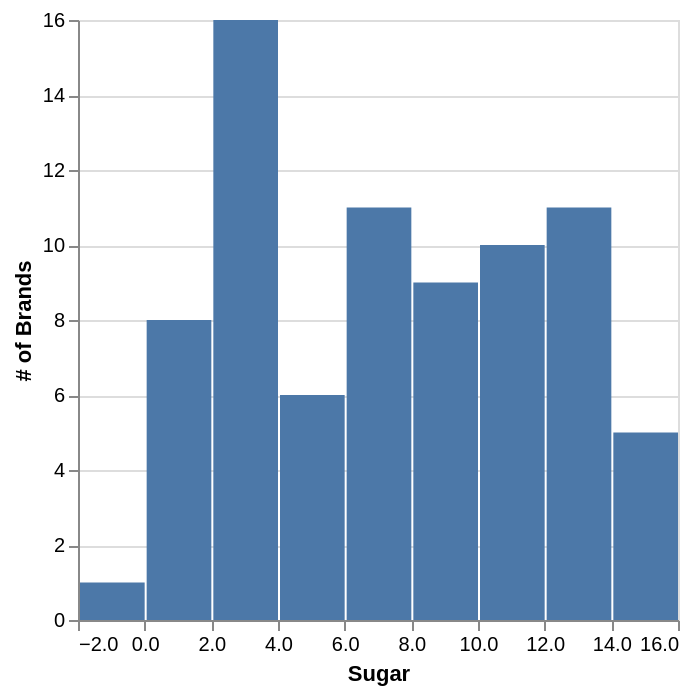

Notebook code cell kept with this figure:
### Markdown cell above
### Sugar Distribution

Marketing tells us that their surveys have revealed that sugar content is the number one concern of consumers when choosing cereal.

They would like to see the following visualizations:

*  A histogram plot of the sugar content in all cereals.

* A scatter plot showing the relationship between sugar and calories.

* A box plot showing the distribution of sugar content by manufacturer.

### Code cell
# Create the three visualzations requested by the the marketing team
histogram = alt.Chart(data).mark_bar().encode(
    alt.X('sugars', bin=True, title='Sugar'),
    alt.Y('count()', title='# of Brands')
)
histogram

### Figure 1 — Vega-Lite specification as saved in the notebook (floating-point values rounded to 4 significant figures)
{"config": {"view": {"continuousWidth": 300, "continuousHeight": 300}}, "data": {"name": "data-8095abcbe67721b7ef5e577e0dbfaae6"}, "mark": {"type": "bar"}, "encoding": {"x": {"bin": true, "field": "sugars", "title": "Sugar", "type": "quantitative"}, "y": {"aggregate": "count", "title": "# of Brands", "type": "quantitative"}}, "$schema": "https://vega.github.io/schema/vega-lite/v5.20.1.json", "datasets": {"data-8095abcbe67721b7ef5e577e0dbfaae6": [{"name": "100% Bran", "mfr": "N", "type": "C", "calories": 70, "protein": 4, "fat": 1, "sodium": 130, "fiber": 10.0, "carbo": 5.0, "sugars": 6, "potass": 280, "vitamins": 25, "shelf": 3, "weight": 1.0, "cups": 0.33, "rating": 68.4, "fullmfr": "Nabisco"}, {"name": "100% Natural Bran", "mfr": "Q", "type": "C", "calories": 120, "protein": 3, "fat": 5, "sodium": 15, "fiber": 2.0, "carbo": 8.0, "sugars": 8, "potass": 135, "vitamins": 0, "shelf": 3, "weight": 1.0, "cups": 1.0, "rating": 33.98, "fullmfr": "Quaker Oats"}, {"name": "All-Bran", "mfr": "K", "type": "C", "calories": 70, "protein": 4, "fat": 1, "sodium": 260, "fiber": 9.0, "carbo": 7.0, "sugars": 5, "potass": 320, "vitamins": 25, "shelf": 3, "weight": 1.0, "cups": 0.33, "rating": 59.43, "fullmfr": "Kelloggs"}, {"name": "All-Bran with Extra Fiber", "mfr": "K", "type": "C", "calories": 50, "protein": 4, "fat": 0, "sodium": 140, "fiber": 14.0, "carbo": 8.0, "sugars": 0, "potass": 330, "vitamins": 25, "shelf": 3, "weight": 1.0, "cups": 0.5, "rating": 93.7, "fullmfr": "Kelloggs"}, {"name": "Almond Delight", "mfr": "R", "type": "C", "calories": 110, "protein": 2, "fat": 2, "sodium": 200, "fiber": 1.0, "carbo": 14.0, "sugars": 8, "potass": -1, "vitamins": 25, "shelf": 3, "weight": 1.0, "cups": 0.75, "rating": 34.38, "fullmfr": "Ralston Purina"}, {"name": "Apple Cinnamon Cheerios", "mfr": "G", "type": "C", "calories": 110, "protein": 2, "fat": 2, "sodium": 180, "fiber": 1.5, "carbo": 10.5, "sugars": 10, "potass": 70, "vitamins": 25, "shelf": 1, "weight": 1.0, "cups": 0.75, "rating": 29.51, "fullmfr": "General Mills"}, {"name": "Apple Jacks", "mfr": "K", "type": "C", "calories": 110, "protein": 2, "fat": 0, "sodium": 125, "fiber": 1.0, "carbo": 11.0, "sugars": 14, "potass": 30, "vitamins": 25, "shelf": 2, "weight": 1.0, "cups": 1.0, "rating": 33.17, "fullmfr": "Kelloggs"}, {"name": "Basic 4", "mfr": "G", "type": "C", "calories": 130, "protein": 3, "fat": 2, "sodium": 210, "fiber": 2.0, "carbo": 18.0, "sugars": 8, "potass": 100, "vitamins": 25, "shelf": 3, "weight": 1.33, "cups": 0.75, "rating": 37.04, "fullmfr": "General Mills"}, {"name": "Bran Chex", "mfr": "R", "type": "C", "calories": 90, "protein": 2, "fat": 1, "sodium": 200, "fiber": 4.0, "carbo": 15.0, "sugars": 6, "potass": 125, "vitamins": 25, "shelf": 1, "weight": 1.0, "cups": 0.67, "rating": 49.12, "fullmfr": "Ralston Purina"}, {"name": "Bran Flakes", "mfr": "P", "type": "C", "calories": 90, "protein": 3, "fat": 0, "sodium": 210, "fiber": 5.0, "carbo": 13.0, "sugars": 5, "potass": 190, "vitamins": 25, "shelf": 3, "weight": 1.0, "cups": 0.67, "rating": 53.31, "fullmfr": "Post"}, {"name": "Cap'n'Crunch", "mfr": "Q", "type": "C", "calories": 120, "protein": 1, "fat": 2, "sodium": 220, "fiber": 0.0, "carbo": 12.0, "sugars": 12, "potass": 35, "vitamins": 25, "shelf": 2, "weight": 1.0, "cups": 0.75, "rating": 18.04, "fullmfr": "Quaker Oats"}, {"name": "Cheerios", "mfr": "G", "type": "C", "calories": 110, "protein": 6, "fat": 2, "sodium": 290, "fiber": 2.0, "carbo": 17.0, "sugars": 1, "potass": 105, "vitamins": 25, "shelf": 1, "weight": 1.0, "cups": 1.25, "rating": 50.76, "fullmfr": "General Mills"}, {"name": "Cinnamon Toast Crunch", "mfr": "G", "type": "C", "calories": 120, "protein": 1, "fat": 3, "sodium": 210, "fiber": 0.0, "carbo": 13.0, "sugars": 9, "potass": 45, "vitamins": 25, "shelf": 2, "weight": 1.0, "cups": 0.75, "rating": 19.82, "fullmfr": "General Mills"}, {"name": "Clusters", "mfr": "G", "type": "C", "calories": 110, "protein": 3, "fat": 2, "sodium": 140, "fiber": 2.0, "carbo": 13.0, "sugars": 7, "potass": 105, "vitamins": 25, "shelf": 3, "weight": 1.0, "cups": 0.5, "rating": 40.4, "fullmfr": "General Mills"}, {"name": "Cocoa Puffs", "mfr": "G", "type": "C", "calories": 110, "protein": 1, "fat": 1, "sodium": 180, "fiber": 0.0, "carbo": 12.0, "sugars": 13, "potass": 55, "vitamins": 25, "shelf": 2, "weight": 1.0, "cups": 1.0, "rating": 22.74, "fullmfr": "General Mills"}, {"name": "Corn Chex", "mfr": "R", "type": "C", "calories": 110, "protein": 2, "fat": 0, "sodium": 280, "fiber": 0.0, "carbo": 22.0, "sugars": 3, "potass": 25, "vitamins": 25, "shelf": 1, "weight": 1.0, "cups": 1.0, "rating": 41.45, "fullmfr": "Ralston Purina"}, {"name": "Corn Flakes", "mfr": "K", "type": "C", "calories": 100, "protein": 2, "fat": 0, "sodium": 290, "fiber": 1.0, "carbo": 21.0, "sugars": 2, "potass": 35, "vitamins": 25, "shelf": 1, "weight": 1.0, "cups": 1.0, "rating": 45.86, "fullmfr": "Kelloggs"}, {"name": "Corn Pops", "mfr": "K", "type": "C", "calories": 110, "protein": 1, "fat": 0, "sodium": 90, "fiber": 1.0, "carbo": 13.0, "sugars": 12, "potass": 20, "vitamins": 25, "shelf": 2, "weight": 1.0, "cups": 1.0, "rating": 35.78, "fullmfr": "Kelloggs"}, {"name": "Count Chocula", "mfr": "G", "type": "C", "calories": 110, "protein": 1, "fat": 1, "sodium": 180, "fiber": 0.0, "carbo": 12.0, "sugars": 13, "potass": 65, "vitamins": 25, "shelf": 2, "weight": 1.0, "cups": 1.0, "rating": 22.4, "fullmfr": "General Mills"}, {"name": "Cracklin' Oat Bran", "mfr": "K", "type": "C", "calories": 110, "protein": 3, "fat": 3, "sodium": 140, "fiber": 4.0, "carbo": 10.0, "sugars": 7, "potass": 160, "vitamins": 25, "shelf": 3, "weight": 1.0, "cups": 0.5, "rating": 40.45, "fullmfr": "Kelloggs"}, {"name": "Cream of Wheat (Quick)", "mfr": "N", "type": "H", "calories": 100, "protein": 3, "fat": 0, "sodium": 80, "fiber": 1.0, "carbo": 21.0, "sugars": 0, "potass": -1, "vitamins": 0, "shelf": 2, "weight": 1.0, "cups": 1.0, "rating": 64.53, "fullmfr": "Nabisco"}, {"name": "Crispix", "mfr": "K", "type": "C", "calories": 110, "protein": 2, "fat": 0, "sodium": 220, "fiber": 1.0, "carbo": 21.0, "sugars": 3, "potass": 30, "vitamins": 25, "shelf": 3, "weight": 1.0, "cups": 1.0, "rating": 46.9, "fullmfr": "Kelloggs"}, {"name": "Crispy Wheat & Raisins", "mfr": "G", "type": "C", "calories": 100, "protein": 2, "fat": 1, "sodium": 140, "fiber": 2.0, "carbo": 11.0, "sugars": 10, "potass": 120, "vitamins": 25, "shelf": 3, "weight": 1.0, "cups": 0.75, "rating": 36.18, "fullmfr": "General Mills"}, {"name": "Double Chex", "mfr": "R", "type": "C", "calories": 100, "protein": 2, "fat": 0, "sodium": 190, "fiber": 1.0, "carbo": 18.0, "sugars": 5, "potass": 80, "vitamins": 25, "shelf": 3, "weight": 1.0, "cups": 0.75, "rating": 44.33, "fullmfr": "Ralston Purina"}, {"name": "Froot Loops", "mfr": "K", "type": "C", "calories": 110, "protein": 2, "fat": 1, "sodium": 125, "fiber": 1.0, "carbo": 11.0, "sugars": 13, "potass": 30, "vitamins": 25, "shelf": 2, "weight": 1.0, "cups": 1.0, "rating": 32.21, "fullmfr": "Kelloggs"}, {"name": "Frosted Flakes", "mfr": "K", "type": "C", "calories": 110, "protein": 1, "fat": 0, "sodium": 200, "fiber": 1.0, "carbo": 14.0, "sugars": 11, "potass": 25, "vitamins": 25, "shelf": 1, "weight": 1.0, "cups": 0.75, "rating": 31.44, "fullmfr": "Kelloggs"}, {"name": "Frosted Mini-Wheats", "mfr": "K", "type": "C", "calories": 100, "protein": 3, "fat": 0, "sodium": 0, "fiber": 3.0, "carbo": 14.0, "sugars": 7, "potass": 100, "vitamins": 25, "shelf": 2, "weight": 1.0, "cups": 0.8, "rating": 58.35, "fullmfr": "Kelloggs"}, {"name": "Fruit & Fibre Dates; Walnuts; and Oats", "mfr": "P", "type": "C", "calories": 120, "protein": 3, "fat": 2, "sodium": 160, "fiber": 5.0, "carbo": 12.0, "sugars": 10, "potass": 200, "vitamins": 25, "shelf": 3, "weight": 1.25, "cups": 0.67, "rating": 40.92, "fullmfr": "Post"}, {"name": "Fruitful Bran", "mfr": "K", "type": "C", "calories": 120, "protein": 3, "fat": 0, "sodium": 240, "fiber": 5.0, "carbo": 14.0, "sugars": 12, "potass": 190, "vitamins": 25, "shelf": 3, "weight": 1.33, "cups": 0.67, "rating": 41.02, "fullmfr": "Kelloggs"}, {"name": "Fruity Pebbles", "mfr": "P", "type": "C", "calories": 110, "protein": 1, "fat": 1, "sodium": 135, "fiber": 0.0, "carbo": 13.0, "sugars": 12, "potass": 25, "vitamins": 25, "shelf": 2, "weight": 1.0, "cups": 0.75, "rating": 28.03, "fullmfr": "Post"}, {"name": "Golden Crisp", "mfr": "P", "type": "C", "calories": 100, "protein": 2, "fat": 0, "sodium": 45, "fiber": 0.0, "carbo": 11.0, "sugars": 15, "potass": 40, "vitamins": 25, "shelf": 1, "weight": 1.0, "cups": 0.88, "rating": 35.25, "fullmfr": "Post"}, {"name": "Golden Grahams", "mfr": "G", "type": "C", "calories": 110, "protein": 1, "fat": 1, "sodium": 280, "fiber": 0.0, "carbo": 15.0, "sugars": 9, "potass": 45, "vitamins": 25, "shelf": 2, "weight": 1.0, "cups": 0.75, "rating": 23.8, "fullmfr": "General Mills"}, {"name": "Grape Nuts Flakes", "mfr": "P", "type": "C", "calories": 100, "protein": 3, "fat": 1, "sodium": 140, "fiber": 3.0, "carbo": 15.0, "sugars": 5, "potass": 85, "vitamins": 25, "shelf": 3, "weight": 1.0, "cups": 0.88, "rating": 52.08, "fullmfr": "Post"}, {"name": "Grape-Nuts", "mfr": "P", "type": "C", "calories": 110, "protein": 3, "fat": 0, "sodium": 170, "fiber": 3.0, "carbo": 17.0, "sugars": 3, "potass": 90, "vitamins": 25, "shelf": 3, "weight": 1.0, "cups": 0.25, "rating": 53.37, "fullmfr": "Post"}, {"name": "Great Grains Pecan", "mfr": "P", "type": "C", "calories": 120, "protein": 3, "fat": 3, "sodium": 75, "fiber": 3.0, "carbo": 13.0, "sugars": 4, "potass": 100, "vitamins": 25, "shelf": 3, "weight": 1.0, "cups": 0.33, "rating": 45.81, "fullmfr": "Post"}, {"name": "Honey Graham Ohs", "mfr": "Q", "type": "C", "calories": 120, "protein": 1, "fat": 2, "sodium": 220, "fiber": 1.0, "carbo": 12.0, "sugars": 11, "potass": 45, "vitamins": 25, "shelf": 2, "weight": 1.0, "cups": 1.0, "rating": 21.87, "fullmfr": "Quaker Oats"}, {"name": "Honey Nut Cheerios", "mfr": "G", "type": "C", "calories": 110, "protein": 3, "fat": 1, "sodium": 250, "fiber": 1.5, "carbo": 11.5, "sugars": 10, "potass": 90, "vitamins": 25, "shelf": 1, "weight": 1.0, "cups": 0.75, "rating": 31.07, "fullmfr": "General Mills"}, {"name": "Honey-comb", "mfr": "P", "type": "C", "calories": 110, "protein": 1, "fat": 0, "sodium": 180, "fiber": 0.0, "carbo": 14.0, "sugars": 11, "potass": 35, "vitamins": 25, "shelf": 1, "weight": 1.0, "cups": 1.33, "rating": 28.74, "fullmfr": "Post"}, {"name": "Just Right Crunchy  Nuggets", "mfr": "K", "type": "C", "calories": 110, "protein": 2, "fat": 1, "sodium": 170, "fiber": 1.0, "carbo": 17.0, "sugars": 6, "potass": 60, "vitamins": 100, "shelf": 3, "weight": 1.0, "cups": 1.0, "rating": 36.52, "fullmfr": "Kelloggs"}, {"name": "Just Right Fruit & Nut", "mfr": "K", "type": "C", "calories": 140, "protein": 3, "fat": 1, "sodium": 170, "fiber": 2.0, "carbo": 20.0, "sugars": 9, "potass": 95, "vitamins": 100, "shelf": 3, "weight": 1.3, "cups": 0.75, "rating": 36.47, "fullmfr": "Kelloggs"}, {"name": "Kix", "mfr": "G", "type": "C", "calories": 110, "protein": 2, "fat": 1, "sodium": 260, "fiber": 0.0, "carbo": 21.0, "sugars": 3, "potass": 40, "vitamins": 25, "shelf": 2, "weight": 1.0, "cups": 1.5, "rating": 39.24, "fullmfr": "General Mills"}, {"name": "Life", "mfr": "Q", "type": "C", "calories": 100, "protein": 4, "fat": 2, "sodium": 150, "fiber": 2.0, "carbo": 12.0, "sugars": 6, "potass": 95, "vitamins": 25, "shelf": 2, "weight": 1.0, "cups": 0.67, "rating": 45.33, "fullmfr": "Quaker Oats"}, {"name": "Lucky Charms", "mfr": "G", "type": "C", "calories": 110, "protein": 2, "fat": 1, "sodium": 180, "fiber": 0.0, "carbo": 12.0, "sugars": 12, "potass": 55, "vitamins": 25, "shelf": 2, "weight": 1.0, "cups": 1.0, "rating": 26.73, "fullmfr": "General Mills"}, {"name": "Maypo", "mfr": "A", "type": "H", "calories": 100, "protein": 4, "fat": 1, "sodium": 0, "fiber": 0.0, "carbo": 16.0, "sugars": 3, "potass": 95, "vitamins": 25, "shelf": 2, "weight": 1.0, "cups": 1.0, "rating": 54.85, "fullmfr": "American Home Food Products"}, {"name": "Muesli Raisins; Dates; & Almonds", "mfr": "R", "type": "C", "calories": 150, "protein": 4, "fat": 3, "sodium": 95, "fiber": 3.0, "carbo": 16.0, "sugars": 11, "potass": 170, "vitamins": 25, "shelf": 3, "weight": 1.0, "cups": 1.0, "rating": 37.14, "fullmfr": "Ralston Purina"}, {"name": "Muesli Raisins; Peaches; & Pecans", "mfr": "R", "type": "C", "calories": 150, "protein": 4, "fat": 3, "sodium": 150, "fiber": 3.0, "carbo": 16.0, "sugars": 11, "potass": 170, "vitamins": 25, "shelf": 3, "weight": 1.0, "cups": 1.0, "rating": 34.14, "fullmfr": "Ralston Purina"}, {"name": "Mueslix Crispy Blend", "mfr": "K", "type": "C", "calories": 160, "protein": 3, "fat": 2, "sodium": 150, "fiber": 3.0, "carbo": 17.0, "sugars": 13, "potass": 160, "vitamins": 25, "shelf": 3, "weight": 1.5, "cups": 0.67, "rating": 30.31, "fullmfr": "Kelloggs"}, {"name": "Multi-Grain Cheerios", "mfr": "G", "type": "C", "calories": 100, "protein": 2, "fat": 1, "sodium": 220, "fiber": 2.0, "carbo": 15.0, "sugars": 6, "potass": 90, "vitamins": 25, "shelf": 1, "weight": 1.0, "cups": 1.0, "rating": 40.11, "fullmfr": "General Mills"}, {"name": "Nut&Honey Crunch", "mfr": "K", "type": "C", "calories": 120, "protein": 2, "fat": 1, "sodium": 190, "fiber": 0.0, "carbo": 15.0, "sugars": 9, "potass": 40, "vitamins": 25, "shelf": 2, "weight": 1.0, "cups": 0.67, "rating": 29.92, "fullmfr": "Kelloggs"}, {"name": "Nutri-Grain Almond-Raisin", "mfr": "K", "type": "C", "calories": 140, "protein": 3, "fat": 2, "sodium": 220, "fiber": 3.0, "carbo": 21.0, "sugars": 7, "potass": 130, "vitamins": 25, "shelf": 3, "weight": 1.33, "cups": 0.67, "rating": 40.69, "fullmfr": "Kelloggs"}, {"name": "Nutri-grain Wheat", "mfr": "K", "type": "C", "calories": 90, "protein": 3, "fat": 0, "sodium": 170, "fiber": 3.0, "carbo": 18.0, "sugars": 2, "potass": 90, "vitamins": 25, "shelf": 3, "weight": 1.0, "cups": 1.0, "rating": 59.64, "fullmfr": "Kelloggs"}, {"name": "Oatmeal Raisin Crisp", "mfr": "G", "type": "C", "calories": 130, "protein": 3, "fat": 2, "sodium": 170, "fiber": 1.5, "carbo": 13.5, "sugars": 10, "potass": 120, "vitamins": 25, "shelf": 3, "weight": 1.25, "cups": 0.5, "rating": 30.45, "fullmfr": "General Mills"}, {"name": "Post Nat. Raisin Bran", "mfr": "P", "type": "C", "calories": 120, "protein": 3, "fat": 1, "sodium": 200, "fiber": 6.0, "carbo": 11.0, "sugars": 14, "potass": 260, "vitamins": 25, "shelf": 3, "weight": 1.33, "cups": 0.67, "rating": 37.84, "fullmfr": "Post"}, {"name": "Product 19", "mfr": "K", "type": "C", "calories": 100, "protein": 3, "fat": 0, "sodium": 320, "fiber": 1.0, "carbo": 20.0, "sugars": 3, "potass": 45, "vitamins": 100, "shelf": 3, "weight": 1.0, "cups": 1.0, "rating": 41.5, "fullmfr": "Kelloggs"}, {"name": "Puffed Rice", "mfr": "Q", "type": "C", "calories": 50, "protein": 1, "fat": 0, "sodium": 0, "fiber": 0.0, "carbo": 13.0, "sugars": 0, "potass": 15, "vitamins": 0, "shelf": 3, "weight": 0.5, "cups": 1.0, "rating": 60.76, "fullmfr": "Quaker Oats"}, {"name": "Puffed Wheat", "mfr": "Q", "type": "C", "calories": 50, "protein": 2, "fat": 0, "sodium": 0, "fiber": 1.0, "carbo": 10.0, "sugars": 0, "potass": 50, "vitamins": 0, "shelf": 3, "weight": 0.5, "cups": 1.0, "rating": 63.01, "fullmfr": "Quaker Oats"}, {"name": "Quaker Oat Squares", "mfr": "Q", "type": "C", "calories": 100, "protein": 4, "fat": 1, "sodium": 135, "fiber": 2.0, "carbo": 14.0, "sugars": 6, "potass": 110, "vitamins": 25, "shelf": 3, "weight": 1.0, "cups": 0.5, "rating": 49.51, "fullmfr": "Quaker Oats"}, {"name": "Quaker Oatmeal", "mfr": "Q", "type": "H", "calories": 100, "protein": 5, "fat": 2, "sodium": 0, "fiber": 2.7, "carbo": -1.0, "sugars": -1, "potass": 110, "vitamins": 0, "shelf": 1, "weight": 1.0, "cups": 0.67, "rating": 50.83, "fullmfr": "Quaker Oats"}, {"name": "Raisin Bran", "mfr": "K", "type": "C", "calories": 120, "protein": 3, "fat": 1, "sodium": 210, "fiber": 5.0, "carbo": 14.0, "sugars": 12, "potass": 240, "vitamins": 25, "shelf": 2, "weight": 1.33, "cups": 0.75, "rating": 39.26, "fullmfr": "Kelloggs"}, {"name": "Raisin Nut Bran", "mfr": "G", "type": "C", "calories": 100, "protein": 3, "fat": 2, "sodium": 140, "fiber": 2.5, "carbo": 10.5, "sugars": 8, "potass": 140, "vitamins": 25, "shelf": 3, "weight": 1.0, "cups": 0.5, "rating": 39.7, "fullmfr": "General Mills"}, {"name": "Raisin Squares", "mfr": "K", "type": "C", "calories": 90, "protein": 2, "fat": 0, "sodium": 0, "fiber": 2.0, "carbo": 15.0, "sugars": 6, "potass": 110, "vitamins": 25, "shelf": 3, "weight": 1.0, "cups": 0.5, "rating": 55.33, "fullmfr": "Kelloggs"}, {"name": "Rice Chex", "mfr": "R", "type": "C", "calories": 110, "protein": 1, "fat": 0, "sodium": 240, "fiber": 0.0, "carbo": 23.0, "sugars": 2, "potass": 30, "vitamins": 25, "shelf": 1, "weight": 1.0, "cups": 1.13, "rating": 42.0, "fullmfr": "Ralston Purina"}, {"name": "Rice Krispies", "mfr": "K", "type": "C", "calories": 110, "protein": 2, "fat": 0, "sodium": 290, "fiber": 0.0, "carbo": 22.0, "sugars": 3, "potass": 35, "vitamins": 25, "shelf": 1, "weight": 1.0, "cups": 1.0, "rating": 40.56, "fullmfr": "Kelloggs"}, {"name": "Shredded Wheat", "mfr": "N", "type": "C", "calories": 80, "protein": 2, "fat": 0, "sodium": 0, "fiber": 3.0, "carbo": 16.0, "sugars": 0, "potass": 95, "vitamins": 0, "shelf": 1, "weight": 0.83, "cups": 1.0, "rating": 68.24, "fullmfr": "Nabisco"}, {"name": "Shredded Wheat 'n'Bran", "mfr": "N", "type": "C", "calories": 90, "protein": 3, "fat": 0, "sodium": 0, "fiber": 4.0, "carbo": 19.0, "sugars": 0, "potass": 140, "vitamins": 0, "shelf": 1, "weight": 1.0, "cups": 0.67, "rating": 74.47, "fullmfr": "Nabisco"}, {"name": "Shredded Wheat spoon size", "mfr": "N", "type": "C", "calories": 90, "protein": 3, "fat": 0, "sodium": 0, "fiber": 3.0, "carbo": 20.0, "sugars": 0, "potass": 120, "vitamins": 0, "shelf": 1, "weight": 1.0, "cups": 0.67, "rating": 72.8, "fullmfr": "Nabisco"}, {"name": "Smacks", "mfr": "K", "type": "C", "calories": 110, "protein": 2, "fat": 1, "sodium": 70, "fiber": 1.0, "carbo": 9.0, "sugars": 15, "potass": 40, "vitamins": 25, "shelf": 2, "weight": 1.0, "cups": 0.75, "rating": 31.23, "fullmfr": "Kelloggs"}, {"name": "Special K", "mfr": "K", "type": "C", "calories": 110, "protein": 6, "fat": 0, "sodium": 230, "fiber": 1.0, "carbo": 16.0, "sugars": 3, "potass": 55, "vitamins": 25, "shelf": 1, "weight": 1.0, "cups": 1.0, "rating": 53.13, "fullmfr": "Kelloggs"}, {"name": "Strawberry Fruit Wheats", "mfr": "N", "type": "C", "calories": 90, "protein": 2, "fat": 0, "sodium": 15, "fiber": 3.0, "carbo": 15.0, "sugars": 5, "potass": 90, "vitamins": 25, "shelf": 2, "weight": 1.0, "cups": 1.0, "rating": 59.36, "fullmfr": "Nabisco"}, {"name": "Total Corn Flakes", "mfr": "G", "type": "C", "calories": 110, "protein": 2, "fat": 1, "sodium": 200, "fiber": 0.0, "carbo": 21.0, "sugars": 3, "potass": 35, "vitamins": 100, "shelf": 3, "weight": 1.0, "cups": 1.0, "rating": 38.84, "fullmfr": "General Mills"}, {"name": "Total Raisin Bran", "mfr": "G", "type": "C", "calories": 140, "protein": 3, "fat": 1, "sodium": 190, "fiber": 4.0, "carbo": 15.0, "sugars": 14, "potass": 230, "vitamins": 100, "shelf": 3, "weight": 1.5, "cups": 1.0, "rating": 28.59, "fullmfr": "General Mills"}, {"name": "Total Whole Grain", "mfr": "G", "type": "C", "calories": 100, "protein": 3, "fat": 1, "sodium": 200, "fiber": 3.0, "carbo": 16.0, "sugars": 3, "potass": 110, "vitamins": 100, "shelf": 3, "weight": 1.0, "cups": 1.0, "rating": 46.66, "fullmfr": "General Mills"}, {"name": "Triples", "mfr": "G", "type": "C", "calories": 110, "protein": 2, "fat": 1, "sodium": 250, "fiber": 0.0, "carbo": 21.0, "sugars": 3, "potass": 60, "vitamins": 25, "shelf": 3, "weight": 1.0, "cups": 0.75, "rating": 39.11, "fullmfr": "General Mills"}, {"name": "Trix", "mfr": "G", "type": "C", "calories": 110, "protein": 1, "fat": 1, "sodium": 140, "fiber": 0.0, "carbo": 13.0, "sugars": 12, "potass": 25, "vitamins": 25, "shelf": 2, "weight": 1.0, "cups": 1.0, "rating": 27.75, "fullmfr": "General Mills"}, {"name": "Wheat Chex", "mfr": "R", "type": "C", "calories": 100, "protein": 3, "fat": 1, "sodium": 230, "fiber": 3.0, "carbo": 17.0, "sugars": 3, "potass": 115, "vitamins": 25, "shelf": 1, "weight": 1.0, "cups": 0.67, "rating": 49.79, "fullmfr": "Ralston Purina"}, {"name": "Wheaties", "mfr": "G", "type": "C", "calories": 100, "protein": 3, "fat": 1, "sodium": 200, "fiber": 3.0, "carbo": 17.0, "sugars": 3, "potass": 110, "vitamins": 25, "shelf": 1, "weight": 1.0, "cups": 1.0, "rating": 51.59, "fullmfr": "General Mills"}, {"name": "Wheaties Honey Gold", "mfr": "G", "type": "C", "calories": 110, "protein": 2, "fat": 1, "sodium": 200, "fiber": 1.0, "carbo": 16.0, "sugars": 8, "potass": 60, "vitamins": 25, "shelf": 1, "weight": 1.0, "cups": 0.75, "rating": 36.19, "fullmfr": "General Mills"}]}}
